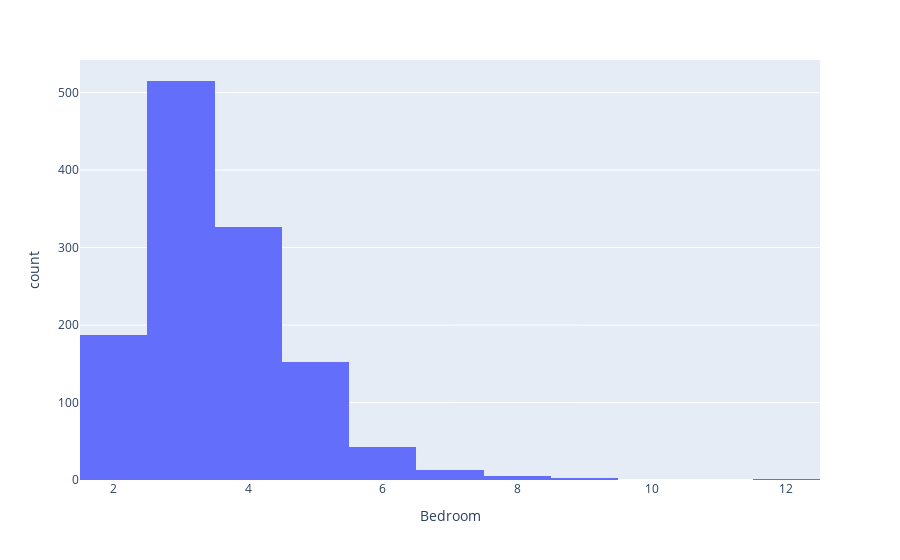

Here is the notebook cell this chart was saved with:
### Markdown cell above
Most of the houses have 3,4 bedrooms

### Code cell
# trying with plotly express
fig = px.histogram(merged_rentals, x="Bedroom")
fig.show()

### Figure 1 — Plotly figure (JSON) as saved in the notebook; plotly's stock layout.template omitted (floating-point values rounded to 4 significant figures; data arrays with more than 128 entries replaced by an {"elided": "..."} marker saying what was removed)
{"data": [{"alignmentgroup": "True", "bingroup": "x", "hovertemplate": "Bedroom=%{x}<br>count=%{y}<extra></extra>", "legendgroup": "", "marker": {"color": "#636efa", "pattern": {"shape": ""}}, "name": "", "offsetgroup": "", "orientation": "v", "showlegend": false, "type": "histogram", "x": {"elided": "1244 int values"}, "xaxis": "x", "yaxis": "y"}], "layout": {"barmode": "relative", "legend": {"tracegroupgap": 0}, "margin": {"t": 60}, "xaxis": {"anchor": "y", "domain": [0, 1], "title": {"text": "Bedroom"}}, "yaxis": {"anchor": "x", "domain": [0, 1], "title": {"text": "count"}}}}
